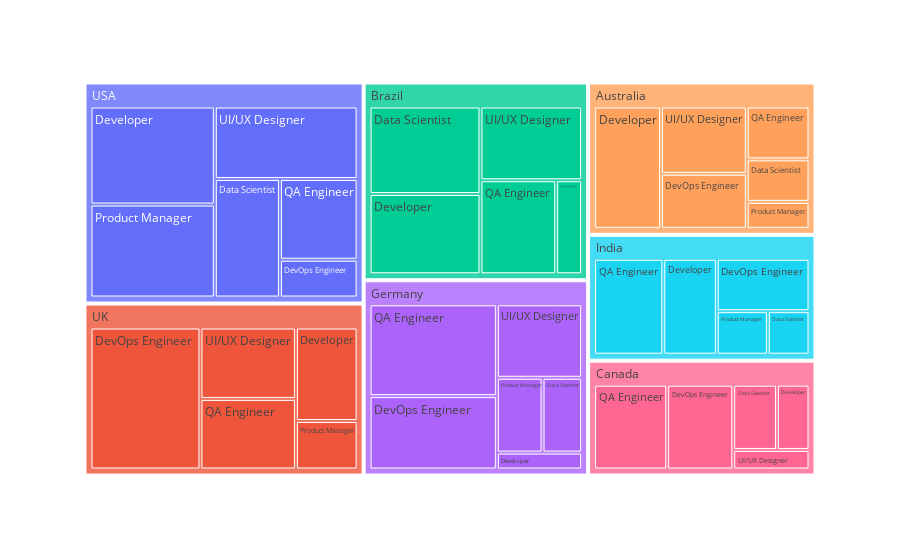

The notebook cell this image was saved under:
### Code cell
fig = px.treemap(df, path=['Country', 'Job_Role'], values='Productivity_Score')
fig.show()

### Figure 1 — Plotly figure (JSON) as saved in the notebook; plotly's stock layout.template omitted (floating-point values rounded to 4 significant figures)
{"data": [{"branchvalues": "total", "domain": {"x": [0, 1], "y": [0, 1]}, "hovertemplate": "labels=%{label}<br>Productivity_Score=%{value}<br>parent=%{parent}<br>id=%{id}<extra></extra>", "ids": ["Canada/QA Engineer", "Australia/DevOps Engineer", "Germany/UI/UX Designer", "Germany/Product Manager", "UK/DevOps Engineer", "Brazil/QA Engineer", "India/QA Engineer", "India/DevOps Engineer", "USA/Data Scientist", "Canada/DevOps Engineer", "Brazil/Developer", "Brazil/Data Scientist", "UK/Developer", "Germany/QA Engineer", "India/Developer", "Australia/Developer", "USA/UI/UX Designer", "Australia/Data Scientist", "USA/QA Engineer", "USA/Developer", "UK/QA Engineer", "Canada/Developer", "Australia/Product Manager", "UK/Product Manager", "Germany/DevOps Engineer", "USA/DevOps Engineer", "Brazil/UI/UX Designer", "India/Product Manager", "Germany/Data Scientist", "Canada/Data Scientist", "USA/Product Manager", "Canada/UI/UX Designer", "Brazil/DevOps Engineer", "UK/UI/UX Designer", "Australia/UI/UX Designer", "India/Data Scientist", "Germany/Developer", "Australia/QA Engineer", "Canada", "Australia", "Germany", "UK", "Brazil", "India", "USA"], "labels": ["QA Engineer", "DevOps Engineer", "UI/UX Designer", "Product Manager", "DevOps Engineer", "QA Engineer", "QA Engineer", "DevOps Engineer", "Data Scientist", "DevOps Engineer", "Developer", "Data Scientist", "Developer", "QA Engineer", "Developer", "Developer", "UI/UX Designer", "Data Scientist", "QA Engineer", "Developer", "QA Engineer", "Developer", "Product Manager", "Product Manager", "DevOps Engineer", "DevOps Engineer", "UI/UX Designer", "Product Manager", "Data Scientist", "Data Scientist", "Product Manager", "UI/UX Designer", "DevOps Engineer", "UI/UX Designer", "UI/UX Designer", "Data Scientist", "Developer", "QA Engineer", "Canada", "Australia", "Germany", "UK", "Brazil", "India", "USA"], "name": "", "parents": ["Canada", "Australia", "Germany", "Germany", "UK", "Brazil", "India", "India", "USA", "Canada", "Brazil", "Brazil", "UK", "Germany", "India", "Australia", "USA", "Australia", "USA", "USA", "UK", "Canada", "Australia", "UK", "Germany", "USA", "Brazil", "India", "Germany", "Canada", "USA", "Canada", "Brazil", "UK", "Australia", "India", "Germany", "Australia", "", "", "", "", "", "", ""], "type": "treemap", "values": [18.7, 13.1, 16.5, 9.0, 41.7, 18.7, 19.4, 14.2, 19.7, 16.9, 23.4, 25.5, 15.4, 30.8, 15.0, 22.7, 26.4, 7.4, 16.0, 31.1, 18.0, 6.4, 4.7, 8.0, 24.6, 7.5, 19.7, 6.5, 7.8, 8.6, 29.5, 4.5, 6.4, 18.2, 16.0, 5.3, 3.8, 9.2, 55.1, 73.1, 92.5, 101.3, 93.7, 60.4, 130.2]}], "layout": {"legend": {"tracegroupgap": 0}, "margin": {"t": 60}}}
